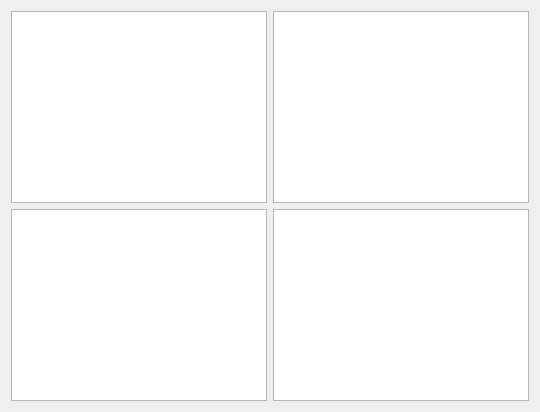
                  <widget class="QWidget" name="tab_2">
                   <attribute name="title">
                    <string>Multiple Windows</string>
                   </attribute>
                   <layout class="QGridLayout" name="gridLayout_4">
                    <item row="0" column="0">
                     <widget class="PyDMWaveformPlot" name="waveform0Ch0">
                      <property name="sizePolicy">
                       <sizepolicy hsizetype="Expanding" vsizetype="Expanding">
                        <horstretch>1</horstretch>
                        <verstretch>1</verstretch>
                       </sizepolicy>
                      </property>
                      <property name="toolTip">
                       <string/>
                      </property>
                      <property name="showXGrid">
                       <bool>true</bool>
                      </property>
                      <property name="showYGrid">
                       <bool>true</bool>
                      </property>
                      <property name="axisColor">
                       <color>
                        <red>224</red>
                        <green>224</green>
                        <blue>224</blue>
                       </color>
                      </property>
                      <property name="showRightAxis">
                       <bool>true</bool>
                      </property>
                      <property name="title" stdset="0">
                       <string>CH 0</string>
                      </property>
                      <property name="xLabels">
                       <stringlist>
                        <string>Time (us)</string>
                       </stringlist>
                      </property>
                      <property name="yLabels">
                       <stringlist>
                        <string>ADC Counts</string>
                       </stringlist>
                      </property>
                      <property name="showLegend">
                       <bool>false</bool>
                      </property>
                      <property name="curves">
                       <stringlist>
                        <string>{&quot;y_channel&quot;: &quot;ca://${DEV}:STR0:STREAM_SLOWSHORT0&quot;, &quot;x_channel&quot;: &quot;ca://${DEV}:XWF&quot;, &quot;name&quot;: &quot;&quot;, &quot;color&quot;: &quot;#55ffff&quot;, &quot;lineStyle&quot;: 1, &quot;lineWidth&quot;: 3, &quot;symbol&quot;: null, &quot;symbolSize&quot;: 10, &quot;redraw_mode&quot;: 2}</string>
                       </stringlist>
                      </property>
                      <property name="autoRangeY">
                       <bool>false</bool>
                      </property>
                      <property name="minYRange">
                       <double>-32768.000000000000000</double>
                      </property>
                      <property name="maxYRange">
                       <double>32767.000000000000000</double>
                      </property>
                     </widget>
                    </item>
                    <item row="0" column="1">
                     <widget class="PyDMWaveformPlot" name="waveform0Ch1">
                      <property name="sizePolicy">
                       <sizepolicy hsizetype="Expanding" vsizetype="Expanding">
                        <horstretch>1</horstretch>
                        <verstretch>1</verstretch>
                       </sizepolicy>
                      </property>
                      <property name="toolTip">
                       <string/>
                      </property>
                      <property name="showXGrid">
                       <bool>true</bool>
                      </property>
                      <property name="showYGrid">
                       <bool>true</bool>
                      </property>
                      <property name="axisColor">
                       <color>
                        <red>227</red>
                        <green>227</green>
                        <blue>227</blue>
                       </color>
                      </property>
                      <property name="showRightAxis">
                       <bool>true</bool>
                      </property>
                      <property name="title" stdset="0">
                       <string>CH 1</string>
                      </property>
                      <property name="xLabels">
                       <stringlist>
                        <string>Time (us)</string>
                       </stringlist>
                      </property>
                      <property name="yLabels">
                       <stringlist>
                        <string>ADC Counts</string>
                       </stringlist>
                      </property>
                      <property name="curves">
                       <stringlist>
                        <string>{&quot;y_channel&quot;: &quot;ca://${DEV}:STR0:STREAM_SLOWSHORT1&quot;, &quot;x_channel&quot;: &quot;ca://${DEV}:XWF&quot;, &quot;name&quot;: &quot;&quot;, &quot;color&quot;: &quot;#55ff7f&quot;, &quot;lineStyle&quot;: 1, &quot;lineWidth&quot;: 3, &quot;symbol&quot;: null, &quot;symbolSize&quot;: 10, &quot;redraw_mode&quot;: 2}</string>
                       </stringlist>
                      </property>
                      <property name="autoRangeY">
                       <bool>false</bool>
                      </property>
                      <property name="minYRange">
                       <double>-32768.000000000000000</double>
                      </property>
                      <property name="maxYRange">
                       <double>32767.000000000000000</double>
                      </property>
                     </widget>
                    </item>
                    <item row="1" column="0">
                     <widget class="PyDMWaveformPlot" name="waveform0Ch2">
                      <property name="sizePolicy">
                       <sizepolicy hsizetype="Expanding" vsizetype="Expanding">
                        <horstretch>1</horstretch>
                        <verstretch>1</verstretch>
                       </sizepolicy>
                      </property>
                      <property name="toolTip">
                       <string/>
                      </property>
                      <property name="showXGrid">
                       <bool>true</bool>
                      </property>
                      <property name="showYGrid">
                       <bool>true</bool>
                      </property>
                      <property name="axisColor">
                       <color>
                        <red>214</red>
                        <green>214</green>
                        <blue>214</blue>
                       </color>
                      </property>
                      <property name="showRightAxis">
                       <bool>true</bool>
                      </property>
                      <property name="title" stdset="0">
                       <string>CH 2</string>
                      </property>
                      <property name="xLabels">
                       <stringlist>
                        <string>Time (us)</string>
                       </stringlist>
                      </property>
                      <property name="yLabels">
                       <stringlist>
                        <string>ADC Counts</string>
                       </stringlist>
                      </property>
                      <property name="curves">
                       <stringlist>
                        <string>{&quot;y_channel&quot;: &quot;ca://${DEV}:STR0:STREAM_SLOWSHORT2&quot;, &quot;x_channel&quot;: &quot;ca://${DEV}:XWF&quot;, &quot;name&quot;: &quot;&quot;, &quot;color&quot;: &quot;#ffff7f&quot;, &quot;lineStyle&quot;: 1, &quot;lineWidth&quot;: 3, &quot;symbol&quot;: null, &quot;symbolSize&quot;: 10, &quot;redraw_mode&quot;: 2}</string>
                       </stringlist>
                      </property>
                      <property name="autoRangeY">
                       <bool>false</bool>
                      </property>
                      <property name="minYRange">
                       <double>-32768.000000000000000</double>
                      </property>
                      <property name="maxYRange">
                       <double>32767.000000000000000</double>
                      </property>
                     </widget>
                    </item>
                    <item row="1" column="1">
                     <widget class="PyDMWaveformPlot" name="waveform0Ch3">
                      <property name="sizePolicy">
                       <sizepolicy hsizetype="Expanding" vsizetype="Expanding">
                        <horstretch>1</horstretch>
                        <verstretch>1</verstretch>
                       </sizepolicy>
                      </property>
                      <property name="toolTip">
                       <string/>
                      </property>
                      <property name="showXGrid">
                       <bool>true</bool>
                      </property>
                      <property name="showYGrid">
                       <bool>true</bool>
                      </property>
                      <property name="axisColor">
                       <color>
                        <red>215</red>
                        <green>215</green>
                        <blue>215</blue>
                       </color>
                      </property>
                      <property name="showRightAxis">
                       <bool>true</bool>
                      </property>
                      <property name="title" stdset="0">
                       <string>CH 3</string>
                      </property>
                      <property name="xLabels">
                       <stringlist>
                        <string>Time (us)</string>
                       </stringlist>
                      </property>
                      <property name="yLabels">
                       <stringlist>
                        <string>ADC Counts</string>
                       </stringlist>
                      </property>
                      <property name="curves">
                       <stringlist>
                        <string>{&quot;y_channel&quot;: &quot;ca://${DEV}:STR0:STREAM_SLOWSHORT3&quot;, &quot;x_channel&quot;: &quot;ca://${DEV}:XWF&quot;, &quot;name&quot;: &quot;&quot;, &quot;color&quot;: &quot;#ffaa7f&quot;, &quot;lineStyle&quot;: 1, &quot;lineWidth&quot;: 3, &quot;symbol&quot;: null, &quot;symbolSize&quot;: 10, &quot;redraw_mode&quot;: 2}</string>
                       </stringlist>
                      </property>
                      <property name="autoRangeY">
                       <bool>false</bool>
                      </property>
                      <property name="minYRange">
                       <double>-32768.000000000000000</double>
                      </property>
                      <property name="maxYRange">
                       <double>32767.000000000000000</double>
                      </property>
                     </widget>
                    </item>
                   </layout>
                  </widget>
